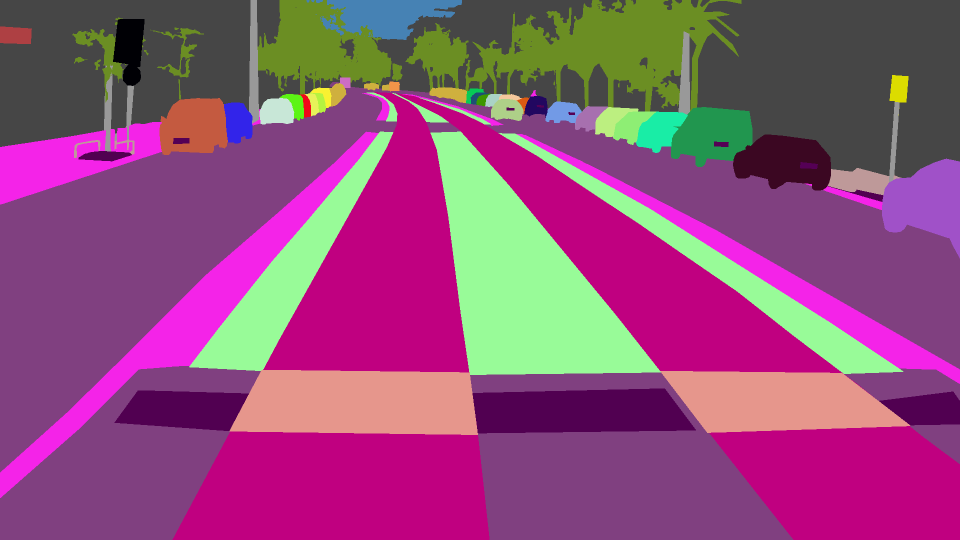
#> input picture annotated_image.png, 1920 x 1080 px (shown at 1/2 size)
$ python pixel-level.py
#> lines starting #> are read from the running program, lines starting #| are printed output that depends on the picture; after the words box and inside, x2 and y2 are one past the last pixel; in counts of white or black regions, pixels touching at a corner belong together
#> in main, rgb_mask is the input picture: PIL image 1920x1080 RGBA; mean R, G, B, A 143.6, 76.6, 121.5, 255
from PIL import Image
import json
import webcolors
import os
import numpy as np
from skimage import measure
from shapely.geometry import Polygon, MultiPolygon
import collections

#This function is used to create individual masks from the RGB mask of the annotations.
def create_individual_masks(mask):
    width, height = mask.size
#> width = 1920; height = 1080
    with open('legend.json', 'r') as f:
#> (reads legend.json from the repository)
        legend = json.load(f)
        legend = legend['legend']
    masks = {}
    for x in range(width):
        for y in range(height):
            pixel = mask.getpixel((x, y))[:3]
            color = webcolors.rgb_to_hex(pixel)
            instance_class = legend[str(color)]
            instance_mask = masks.get(instance_class)
            if instance_mask is None:
                masks[instance_class] = Image.new('1', (width, height))
            masks[instance_class].putpixel((x, y), 1)
#> after the loop, masks = 42 items

    return masks

# This function extracts the bounding box coordinates of the annotation masks and returns a dictionary.
def create_mask_annotation(mask, name):
    contours = measure.find_contours(mask, 0.5, positive_orientation='low')
    polygons = []
    for contour in contours:
        for i in range(len(contour)):
            row, col = contour[i]
            contour[i] = (col - 1, row - 1)

        poly = Polygon(contour)
        poly = poly.simplify(1.0, preserve_topology=False)
        polygons.append(poly)

    multi_poly = MultiPolygon(polygons)
    y1, x1, y2, x2 = multi_poly.bounds
    bbox = [x1, y1, x2, y2]

    annotation = {
        'bbox': bbox,
        'category': name,
        'mask': mask
    }

    return annotation

#This function finds the IoU values given two bounding boxes.
# [69 lines left out: functions find_IoU, find_pixel_accuracy, not called in this run]


def main():
    rgb_mask = Image.open("annotated_image.png")
    masks = create_individual_masks(rgb_mask)
#> masks = 42 items

    for mask in masks:
        masks[mask].save(os.path.join('individual_masks', mask + '.png'))
#> this loop made 42 passes
#> mask on passes 1 to 12: 'building', 'billboard', 'sidewalk', 'road', 'vegetation', 'fence', 'ground', 'pole', 'static', 'Car # 1', 'tram track', 'licenseplate'
#> pass 1, in main, `masks[mask].save(os.path.join('individual_masks', mask + '.png'))`:
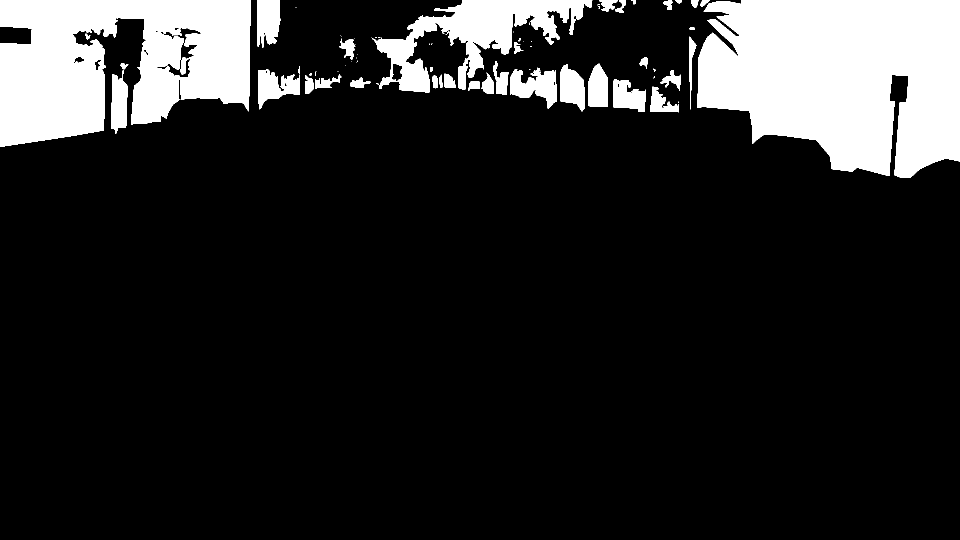
#> saved as building.png: PIL image 1920x1080 1 (shown at 1/2 size); 15.2% white; 74 white regions (34 under 20 px), largest, box (x1, y1, x2, y2) and area: (1394, 0, 1920, 356) 148339, (0, 0, 501, 294) 103005, (743, 0, 1185, 185) 29199
#> pass 2, in main, `masks[mask].save(os.path.join('individual_masks', mask + '.png'))`:
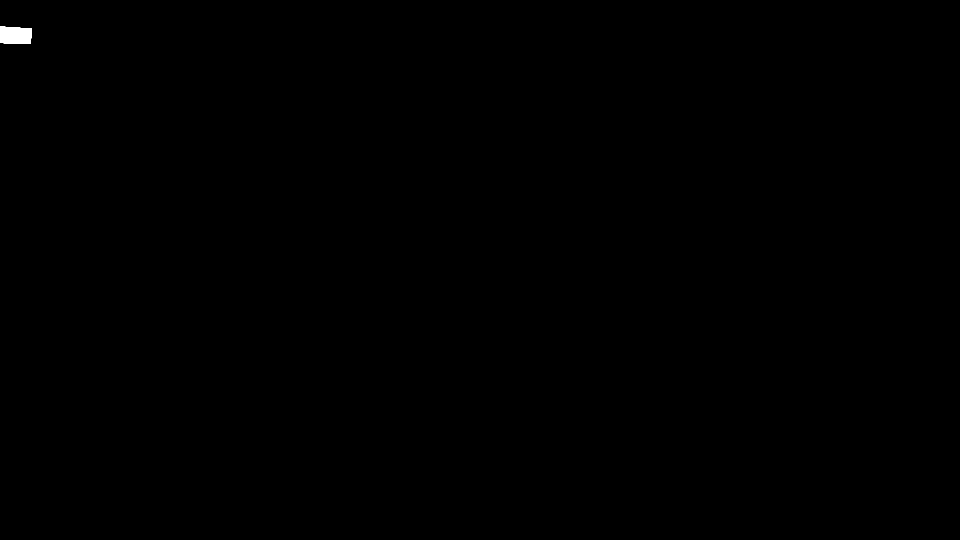
#> saved as billboard.png: PIL image 1920x1080 1 (shown at 1/2 size); 0.1% white; 1 white region, box (x1, y1, x2, y2) and area: (0, 53, 64, 88) 2037

    annotations = []

    for name, mask in masks.items():
        annotation = create_mask_annotation(mask, name)
        annotations.append(annotation)
#> this loop made 1 pass
#> after the loop, annotations = []

    with open('instances.json') as json_file:
        instances = json.load(json_file)

    output = {}

    for annotation in annotations:
        print(annotation['category'])
        output[annotation['category']] = find_pixel_accuracy(annotation, instances)

    output = collections.OrderedDict(sorted(output.items(), key=lambda x: x[1], reverse=True))
    with open('output.json', 'w') as outfile:
        json.dump(output, outfile, indent=4)


if __name__ == '__main__':
#> (the run stopped early here; a loop or call above may not have finished)
